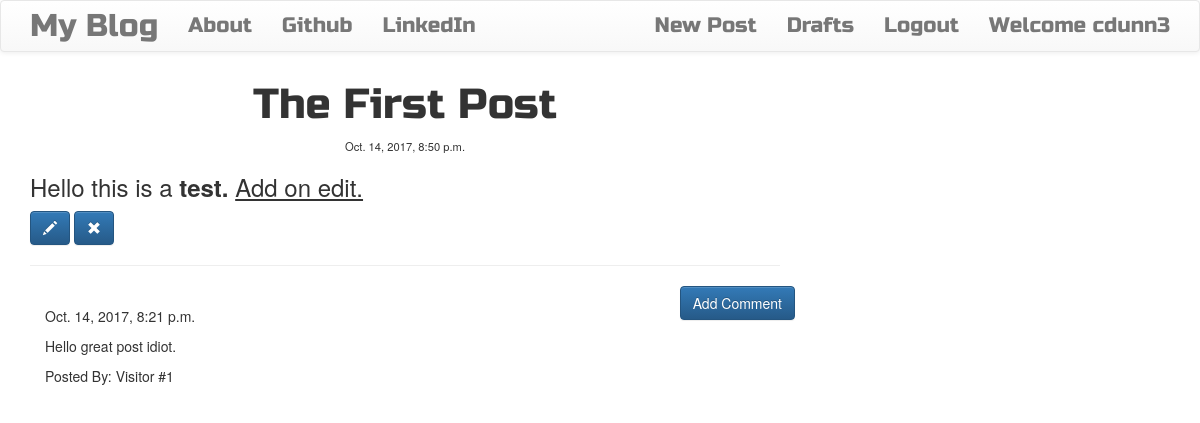
The app's page /post/1 (signed in) with its own data.
### blog/models.py (models this page shows, shortened)
class Post(models.Model):
    author = models.ForeignKey('auth.User')
    title = models.CharField(max_length=200)
    text = models.TextField()
    create_date = models.DateTimeField(default=timezone.now)
    published_date = models.DateTimeField(blank=True, null=True)

class Comment(models.Model):
    post = models.ForeignKey('blog.Post', related_name='comments')
    author = models.CharField(max_length=50)
    text = models.TextField()
    create_date = models.DateTimeField(default=timezone.now)
    approved_comment = models.BooleanField(default=False)

### blog/views.py (the view)
# urls.py: url(r'^post/(?P<pk>\d+)$', views.PostDetailView.as_view(), name='post_detail'),
class PostDetailView(DetailView):
    model = Post

### blog/templates/blog/post_detail.html (shortened to what this page needs)
{% extends 'blog/base.html' %}
{% block content %}
  <h1 class="posttitle loader">{{ post.title }}</h1>
  {% if post.published_date %}
    <div class="date postdate">
      {{ post.published_date }}
    </div>
  {%else%}
    <a class = 'btn btn-default' href="{% url 'post_publish' pk=post.pk%}">Publish</a>
  {%endif%}
  <p class='postcontent'>{{post.text|safe|linebreaksbr}}</p>
  {% if user.is_authenticated %}
  <a class = 'btn btn-primary' href="{% url 'post_update' pk=post.pk %}">
    <span class='glyphicon glyphicon-pencil'></span>
  </a>
  <a class = 'btn btn-primary' href="{% url 'post_remove' pk=post.pk %}">
    <span class='glyphicon glyphicon-remove'></span>
  </a>
  {%endif%}
  <hr>
  <a class ='btn btn-primary btn-comment' href="{% url 'add_comment_to_post' pk=post.pk %}">Add Comment</a>
  <div class="container">
    {% for comment in post.comments.all %}
      <br>
      {% if user.is_authenticated or comment.approved_comment %}
        {{ comment.create_date }}
        <p>{{comment.text|safe|linebreaks}}</p>
        <p>Posted By: {{ comment.author }}</p>
      {%endif%}
      {% empty %}
      <p>No comments</p>
    {% endfor %}
  </div>
{% endblock %}

### blog/templates/blog/base.html (shortened to what this page needs)
<!DOCTYPE html>
{% load staticfiles %}
<html>
  <head>
    <link rel="stylesheet" href="https://maxcdn.bootstrapcdn.com/bootstrap/3.3.7/css/bootstrap.min.css">
    <link rel="stylesheet" href="https://maxcdn.bootstrapcdn.com/bootstrap/3.3.7/css/bootstrap-theme.min.css">
    <link rel="stylesheet" href="//cdn.jsdelivr.net/npm/medium-editor@latest/dist/css/medium-editor.min.css" type="text/css" media="screen" charset="utf-8">
    <link rel="stylesheet" href="{% static 'css/blog.css' %}">
  <body>
    <nav class="navbar navbar-default techfont custom-navbar">
      <div class="container">
        <ul class='nav navbar-nav'>
          <li>
            <a class='navbar-brand bigbrand' href="{% url 'post_list' %}">My Blog</a>
          </li>
          <li>
            <a href="{% url 'about' %}">About</a>
          </li>
          <li>
            <a href="https://www.github.com">Github</a>
          </li>
          <li>
            <a href="https://www.linkedin.com">LinkedIn</a>
          </li>
        </ul>
        <ul class='nav navbar-nav navbar-right'>
          {% if user.is_authenticated %}
            <li>
              <a href="{% url 'post_new' %}">New Post</a>
            </li>
            <li>
              <a href="{% url 'post_draft_list' %}">Drafts</a>
            </li>
            <li>
              <a href="{% url 'logout' %}">Logout</a>
            </li>
            <li>
              <a> Welcome {{user.username}}</a>
            </li>
          {% else %}
            <li>
              <a class='nav navbar-right' href="{% url 'login' %}"><span class='glyphicon glyphicon-user'></span></a>
            </li>
          {% endif %}
        </ul>
      </div>
    </nav>
    <div class="content container">
      <div class="row">
        <div class="col-md-8">
          <div class="blog_posts">
            {% block content %}
            {% endblock %}
          </div>
        </div>
      </div>
    </div>
  </body>
</html>

### blog/static/css/blog.css (style rules this page uses)
.date { font-size: 0.8em; }
.techfont { font-family: 'Russo One',sans-serif; font-size: 1.5em; margin-bottom: 10px; }
.bigbrand { font-size: 1.5em; }
.postdate { text-align: center; }
.posttitle { font-family: 'Russo One', sans-serif; font-size: 3em; text-align: center; }
.postcontent { font-family: "Montserrat"; font-size: 1.5em }
.btn-comment { position: absolute; right: 0px; }
.loader { filter:hue-rotate(0deg); color:linear-gradient(45deg,#0f8,#08f); animation:hue 10000ms infinite linear; }

### records on screen
Post: title "The First Post", published_date "Oct. 14, 2017, 8:50 p.m.", text "Hello this is a test. Add on edit."
Comment: create_date "Oct. 14, 2017, 8:21 p.m.", text "Hello great post idiot.", author "Visitor #1"

### other values on screen
{{ user.username }} "cdunn3"
